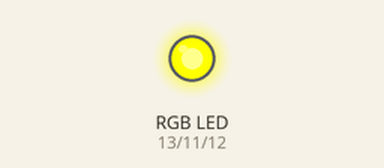
Bench run of a sketch on a simulated Arduino Uno, built with avr-gcc and run on an emulated ATmega328P. Shown: an RGB LED mixed from three pins (HIGH = lit).

Above: at 0.05 s.
Timing chart, 0 to 3.0 s (numbered marks = the images above):
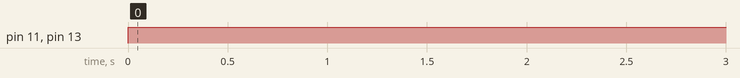

The sketch:

RGB_blink.ino
```cpp
// C++ code
//Rgb LED Blink
int red=13,blue=12,green=11;
void setup()
{
  pinMode(red,OUTPUT);
  pinMode(blue,OUTPUT);
  pinMode(green,OUTPUT);
}

void loop()
{
  yellowBlink();
}

void rbgBlink(){
  digitalWrite(red,HIGH);
  delay(1000); // Wait for 1000 millisecond(s)
  digitalWrite(red,LOW);
  delay(1000); // Wait for 1000 millisecond(s)
  digitalWrite(blue,HIGH);
  delay(1000); // Wait for 1000 millisecond(s)
  digitalWrite(blue,LOW);
  delay(1000); // Wait for 1000 millisecond(s)
  digitalWrite(green,HIGH);
  delay(1000); // Wait for 1000 millisecond(s)
  digitalWrite(green,LOW);
  delay(1000); // Wait for 1000 millisecond(s)
}
void yellowBlink(){
  digitalWrite(red,HIGH);
  digitalWrite(green,HIGH);
  delay(1000);
  digitalWrite(red,LOW);
  digitalWrite(green,LOW);
}
```

Measured:
- by itself, pin 11 (green), pin 13 (red): LOW → HIGH at 0.00 s
